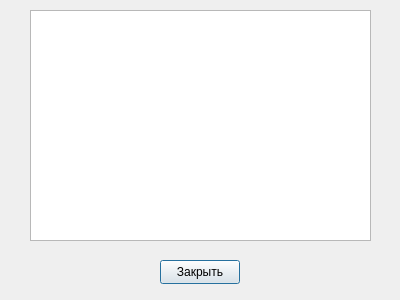
<?xml version="1.0" encoding="UTF-8"?>
<ui version="4.0">
 <class>Dialog</class>
 <widget class="QDialog" name="Dialog">
  <property name="geometry">
   <rect>
    <x>0</x>
    <y>0</y>
    <width>400</width>
    <height>300</height>
   </rect>
  </property>
  <property name="windowTitle">
   <string>Dialog</string>
  </property>
  <widget class="QTextEdit" name="reportTextEdit">
   <property name="geometry">
    <rect>
     <x>30</x>
     <y>10</y>
     <width>341</width>
     <height>231</height>
    </rect>
   </property>
  </widget>
  <widget class="QPushButton" name="closeButton">
   <property name="geometry">
    <rect>
     <x>160</x>
     <y>260</y>
     <width>80</width>
     <height>24</height>
    </rect>
   </property>
   <property name="text">
    <string>Закрыть</string>
   </property>
  </widget>
 </widget>
 <resources/>
 <connections/>
</ui>
